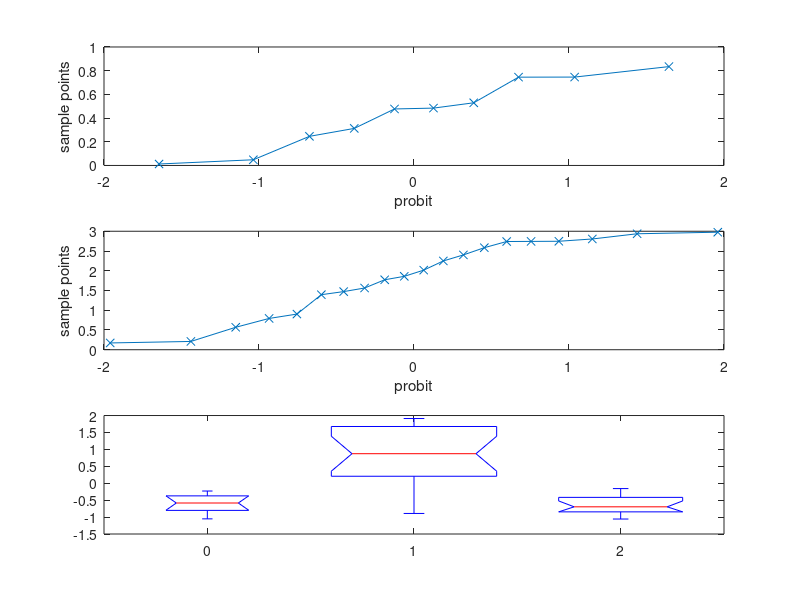
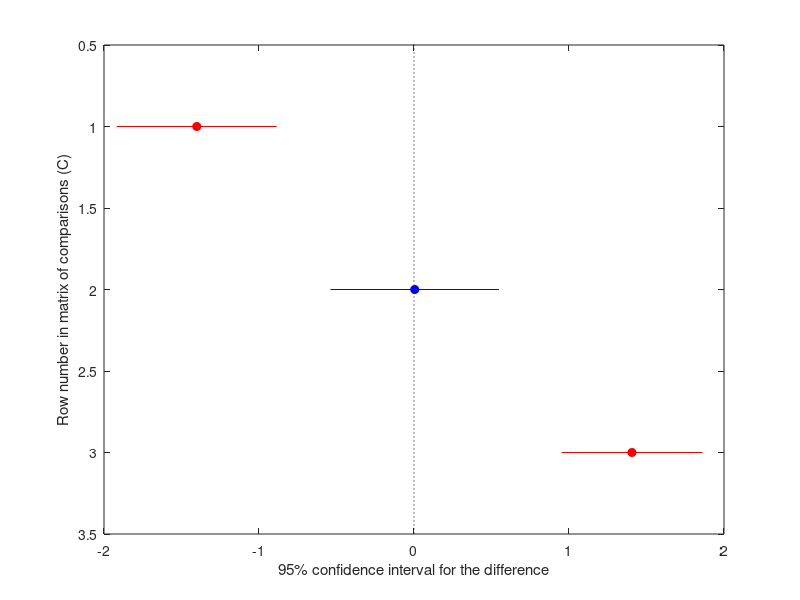

MATLAB code for these plots, in order:
% Suppose three groups of subjects (named A, B, and C) have produced the following results:
% scoresA=rand(10, 1); scoresB=rand(20, 1)*3; scoresC = rand(15, 1); calculate a one-way analysis of
% variance and test whether the three groups were different from one another. Include a multiple
% comparison test.

scoresA=rand(10, 1); 
scoresB=rand(20, 1)*3; 
scoresC = rand(15, 1);

groupA = zeros(length(scoresA),1);
A = [scoresA groupA];

groupB = ones(length(scoresB),1);
B = [scoresB groupB];

groupC = repmat(2,length(scoresC),1);
C = [scoresC groupC];

ready = [A; B; C];

subplot(3,1,1)
qqplot(scoresA)
subplot(3,1,2)
qqplot(scoresB)
subplot(3,1,3)
qqplot(scoresC)
%Normal distribution
vartestn(ready(:, 1),ready(:, 2))
%At least one column has a different variance
[p,tbl,stats] = anova1(ready(:, 1),ready(:, 2))
%There is a significant difference between some groups, but inequality of
%variances doesn't allow us to make definite conclusions
multcompare(stats);
